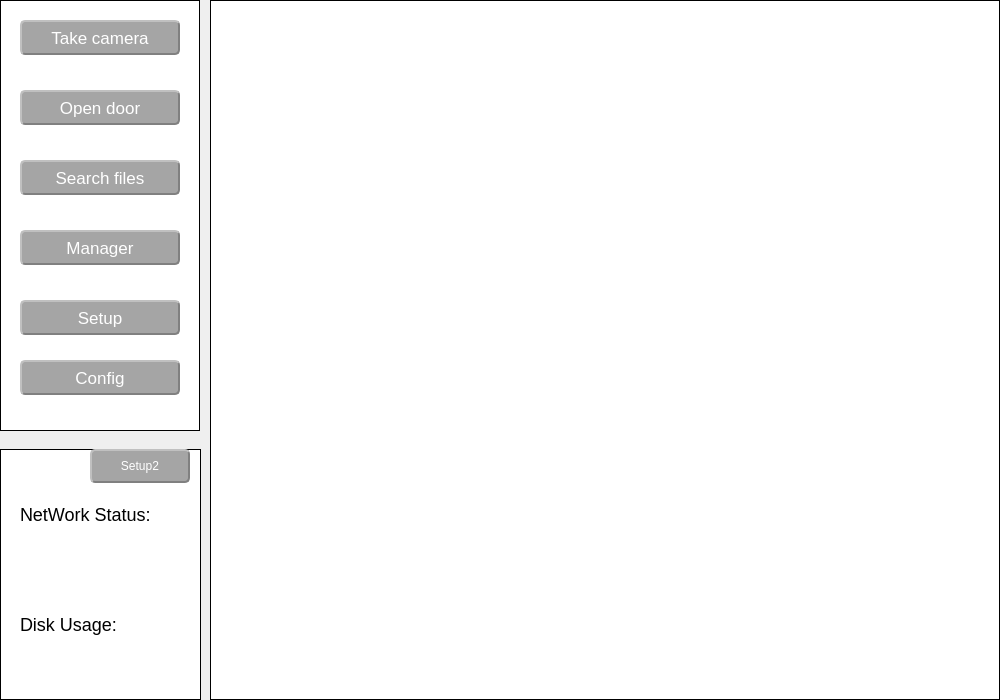
<?xml version="1.0" encoding="UTF-8"?>
<ui version="4.0">
 <class>MainForm</class>
 <widget class="QWidget" name="MainForm">
  <property name="geometry">
   <rect>
    <x>0</x>
    <y>0</y>
    <width>1000</width>
    <height>700</height>
   </rect>
  </property>
  <property name="windowTitle">
   <string>Form</string>
  </property>
  <widget class="QListWidget" name="listWidget">
   <property name="geometry">
    <rect>
     <x>210</x>
     <y>0</y>
     <width>790</width>
     <height>700</height>
    </rect>
   </property>
   <property name="styleSheet">
    <string notr="true">QListWidget{  
    background:white;  
    color:black;  
    border:1px solid black; 
}  
  
QListWidget::item{  
    height: 195px;  
	width: 150px;  
	border-bottom: 2px solid black;
	border-right: 2px solid black;
}  
  
</string>
   </property>
   <property name="flow">
    <enum>QListView::LeftToRight</enum>
   </property>
   <property name="isWrapping" stdset="0">
    <bool>true</bool>
   </property>
  </widget>
  <widget class="QWidget" name="widget" native="true">
   <property name="geometry">
    <rect>
     <x>0</x>
     <y>0</y>
     <width>200</width>
     <height>431</height>
    </rect>
   </property>
   <property name="styleSheet">
    <string notr="true">background:#FFFFFF;
border:1px solid black;</string>
   </property>
   <widget class="QPushButton" name="btn_config">
    <property name="geometry">
     <rect>
      <x>20</x>
      <y>360</y>
      <width>160</width>
      <height>35</height>
     </rect>
    </property>
    <property name="styleSheet">
     <string notr="true">QPushButton{
background-color:#A5A5A5;
color: white;   
border-radius: 5px;  
border: 2px groove gray; 
border-style: outset;
font:17px;
}
QPushButton:pressed{
background-color:rgb(121, 121, 121);
 border-style: inset;
}</string>
    </property>
    <property name="text">
     <string>Config</string>
    </property>
   </widget>
   <widget class="QPushButton" name="btn_takecamera">
    <property name="geometry">
     <rect>
      <x>20</x>
      <y>20</y>
      <width>160</width>
      <height>35</height>
     </rect>
    </property>
    <property name="styleSheet">
     <string notr="true">QPushButton{
background-color:#A5A5A5;
color: white;   
border-radius: 5px;  
border: 2px groove gray; 
border-style: outset;
font:17px;
}
QPushButton:pressed{
background-color:rgb(121, 121, 121);
 border-style: inset;
}</string>
    </property>
    <property name="text">
     <string>Take camera</string>
    </property>
   </widget>
   <widget class="QPushButton" name="pushButton_searchfiles">
    <property name="geometry">
     <rect>
      <x>20</x>
      <y>160</y>
      <width>160</width>
      <height>35</height>
     </rect>
    </property>
    <property name="styleSheet">
     <string notr="true">QPushButton{
background-color:#A5A5A5;
color: white;   
border-radius: 5px;  
border: 2px groove gray; 
border-style: outset;
font:17px;
}
QPushButton:pressed{
background-color:rgb(121, 121, 121);
 border-style: inset;
}</string>
    </property>
    <property name="text">
     <string>Search files</string>
    </property>
   </widget>
   <widget class="QPushButton" name="btn_manager">
    <property name="geometry">
     <rect>
      <x>20</x>
      <y>230</y>
      <width>160</width>
      <height>35</height>
     </rect>
    </property>
    <property name="styleSheet">
     <string notr="true">QPushButton{
background-color:#A5A5A5;
color: white;   
border-radius: 5px;  
border: 2px groove gray; 
border-style: outset;
font:17px;
}
QPushButton:pressed{
background-color:rgb(121, 121, 121);
 border-style: inset;
}</string>
    </property>
    <property name="text">
     <string>Manager</string>
    </property>
   </widget>
   <widget class="QPushButton" name="pushButton_2">
    <property name="geometry">
     <rect>
      <x>20</x>
      <y>90</y>
      <width>160</width>
      <height>35</height>
     </rect>
    </property>
    <property name="styleSheet">
     <string notr="true">QPushButton{
background-color:#A5A5A5;
color: white;   
border-radius: 5px;  
border: 2px groove gray; 
border-style: outset;
font:17px;
}
QPushButton:pressed{
background-color:rgb(121, 121, 121);
 border-style: inset;
}</string>
    </property>
    <property name="text">
     <string>Open door</string>
    </property>
   </widget>
   <widget class="QPushButton" name="pushButton_setup">
    <property name="geometry">
     <rect>
      <x>20</x>
      <y>300</y>
      <width>160</width>
      <height>35</height>
     </rect>
    </property>
    <property name="styleSheet">
     <string notr="true">QPushButton{
background-color:#A5A5A5;
color: white;   
border-radius: 5px;  
border: 2px groove gray; 
border-style: outset;
font:17px;
}
QPushButton:pressed{
background-color:rgb(121, 121, 121);
 border-style: inset;
}</string>
    </property>
    <property name="text">
     <string>Setup</string>
    </property>
   </widget>
  </widget>
  <widget class="QWidget" name="widget_2" native="true">
   <property name="geometry">
    <rect>
     <x>0</x>
     <y>449</y>
     <width>201</width>
     <height>251</height>
    </rect>
   </property>
   <property name="styleSheet">
    <string notr="true">QWidget{

background:#FFFFFF;
border:1px solid black;
}</string>
   </property>
   <widget class="QLabel" name="label_disksize">
    <property name="geometry">
     <rect>
      <x>20</x>
      <y>200</y>
      <width>100</width>
      <height>40</height>
     </rect>
    </property>
    <property name="styleSheet">
     <string notr="true">QLabel {
	color: rgb(0, 0, 0);
	font:18px;
	border:none;
}</string>
    </property>
    <property name="text">
     <string/>
    </property>
   </widget>
   <widget class="QPushButton" name="pushButton_setup2">
    <property name="geometry">
     <rect>
      <x>90</x>
      <y>0</y>
      <width>100</width>
      <height>34</height>
     </rect>
    </property>
    <property name="styleSheet">
     <string notr="true">QPushButton{
background-color:#A5A5A5;
color: white;   
border-radius: 5px;  
border: 2px groove gray; 
border-style: outset;
}
QPushButton:pressed{
background-color:rgb(121, 121, 121);
 border-style: inset;
}</string>
    </property>
    <property name="text">
     <string>Setup2</string>
    </property>
   </widget>
   <widget class="QLabel" name="label_3">
    <property name="geometry">
     <rect>
      <x>20</x>
      <y>150</y>
      <width>111</width>
      <height>51</height>
     </rect>
    </property>
    <property name="styleSheet">
     <string notr="true">QLabel {
	color: rgb(0, 0, 0);
	font:18px;
	border:none;
}</string>
    </property>
    <property name="text">
     <string>Disk Usage:</string>
    </property>
   </widget>
   <widget class="QLabel" name="label_4">
    <property name="geometry">
     <rect>
      <x>20</x>
      <y>40</y>
      <width>161</width>
      <height>51</height>
     </rect>
    </property>
    <property name="styleSheet">
     <string notr="true">QLabel {
	color: rgb(0, 0, 0);
	font:18px;
	border:none;
}</string>
    </property>
    <property name="text">
     <string>NetWork Status:</string>
    </property>
   </widget>
   <widget class="QLabel" name="label_networkstatus">
    <property name="geometry">
     <rect>
      <x>20</x>
      <y>120</y>
      <width>100</width>
      <height>40</height>
     </rect>
    </property>
    <property name="styleSheet">
     <string notr="true">QLabel {
	color: rgb(0, 0, 0);
	font:18px;
	border:none;
}</string>
    </property>
    <property name="text">
     <string/>
    </property>
   </widget>
   <widget class="QLabel" name="label_hostip">
    <property name="geometry">
     <rect>
      <x>20</x>
      <y>80</y>
      <width>141</width>
      <height>40</height>
     </rect>
    </property>
    <property name="styleSheet">
     <string notr="true">QLabel {
	color: rgb(0, 0, 0);
	font:18px;
	border:none;
}</string>
    </property>
    <property name="text">
     <string/>
    </property>
   </widget>
  </widget>
 </widget>
 <resources/>
 <connections/>
</ui>
